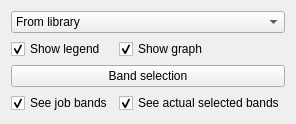
        <widget class="QWidget" name="tab_2">
         <attribute name="title">
          <string>Spectra</string>
         </attribute>
         <layout class="QGridLayout" name="gridLayout">
          <item row="1" column="0">
           <widget class="QCheckBox" name="checkBox_showLegend">
            <property name="text">
             <string>Show legend</string>
            </property>
            <property name="checked">
             <bool>true</bool>
            </property>
           </widget>
          </item>
          <item row="0" column="0" colspan="2">
           <widget class="QComboBox" name="comboBox_endmembers_spectra">
            <property name="toolTip">
             <string>Choose between supervised segmentation (need selection first) or Unsupervised (Clusterisation)</string>
            </property>
            <item>
             <property name="text">
              <string>From library</string>
             </property>
            </item>
            <item>
             <property name="text">
              <string>Manual</string>
             </property>
            </item>
            <item>
             <property name="text">
              <string>Auto</string>
             </property>
            </item>
           </widget>
          </item>
          <item row="3" column="0" colspan="2">
           <widget class="QPushButton" name="pushButton_band_selection">
            <property name="toolTip">
             <string>If you want to perform segmentation only using some bands of the whole spectrum.</string>
            </property>
            <property name="text">
             <string>Band selection</string>
            </property>
            <property name="checkable">
             <bool>true</bool>
            </property>
           </widget>
          </item>
          <item row="4" column="0">
           <widget class="QCheckBox" name="checkBox_see_job_bands">
            <property name="text">
             <string>See job bands</string>
            </property>
            <property name="checked">
             <bool>true</bool>
            </property>
           </widget>
          </item>
          <item row="1" column="1">
           <widget class="QCheckBox" name="checkBox_showGraph">
            <property name="text">
             <string>Show graph</string>
            </property>
            <property name="checked">
             <bool>true</bool>
            </property>
           </widget>
          </item>
          <item row="4" column="1">
           <widget class="QCheckBox" name="checkBox_see_actual_bands">
            <property name="text">
             <string>See actual selected bands</string>
            </property>
            <property name="checked">
             <bool>true</bool>
            </property>
           </widget>
          </item>
         </layout>
        </widget>
